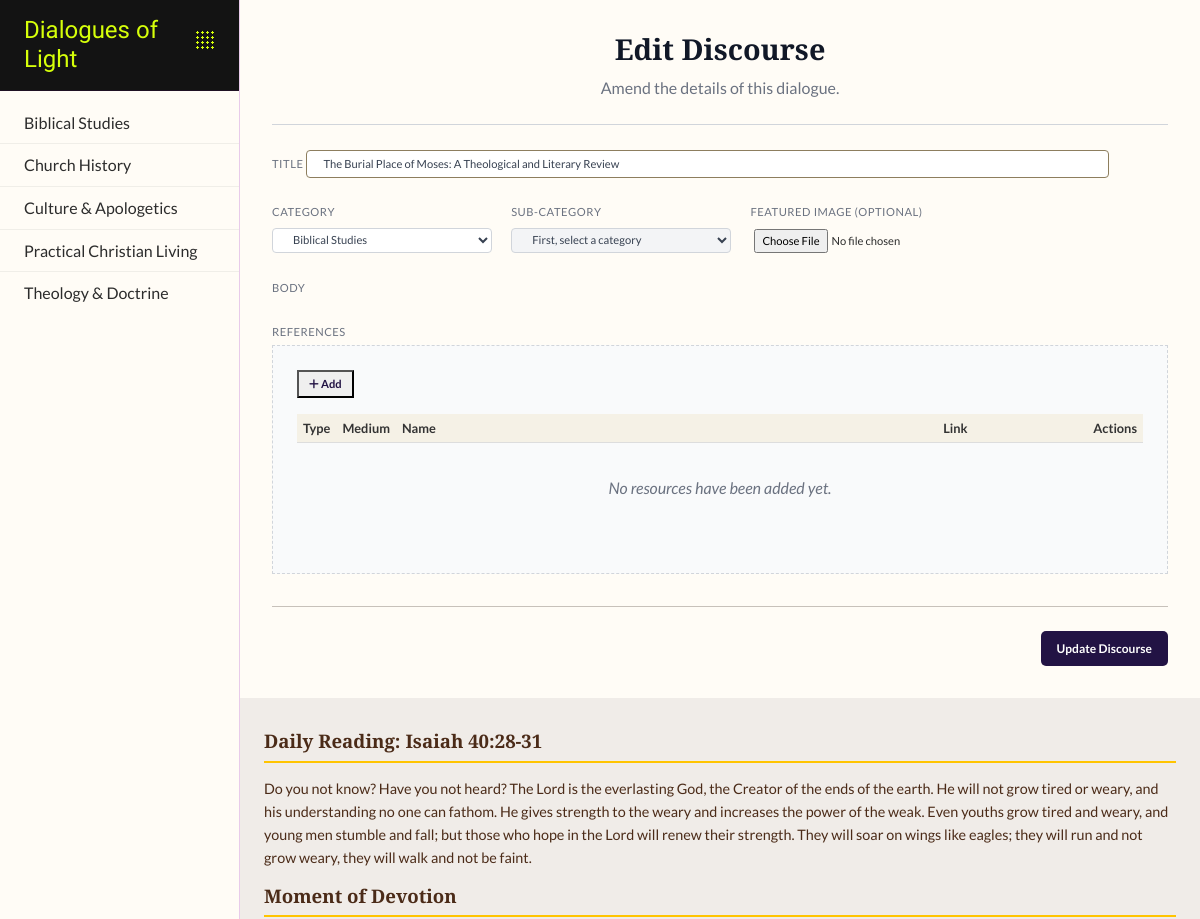
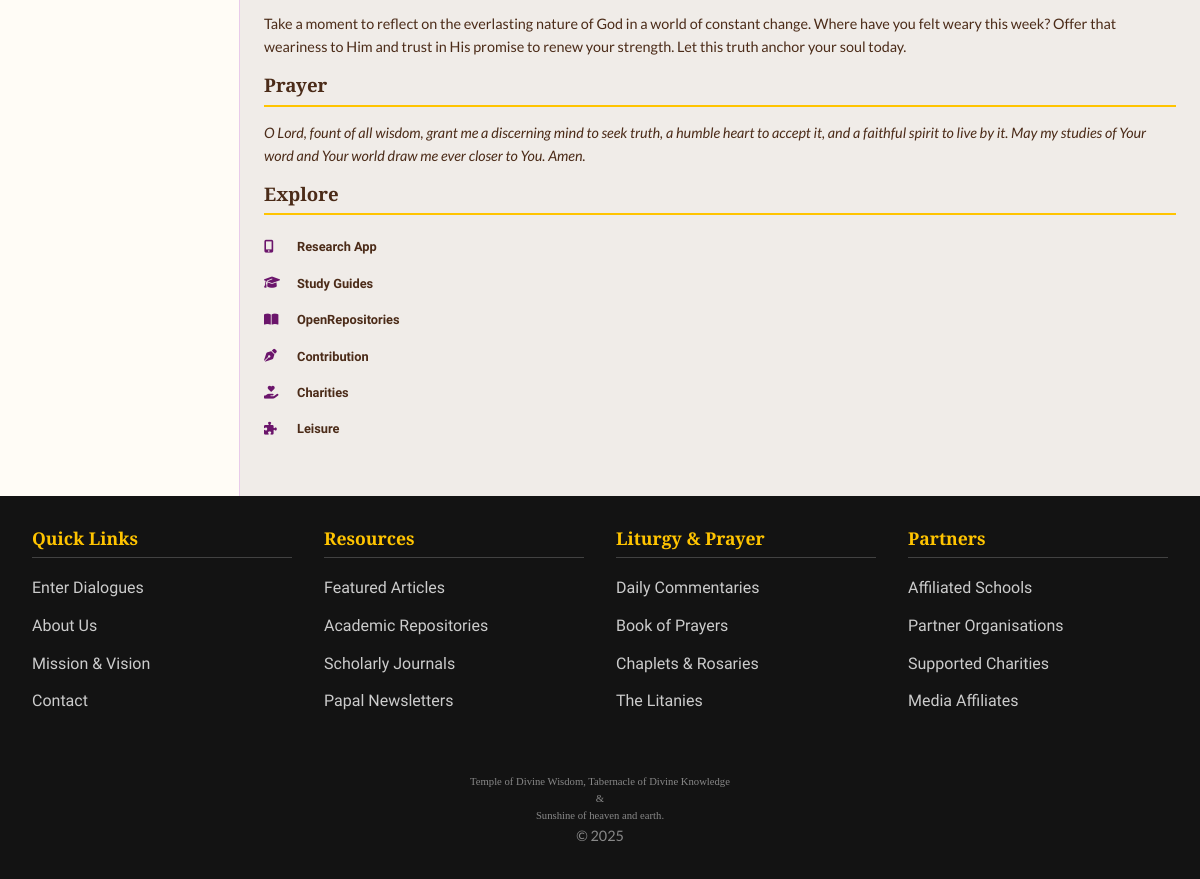
/discourse/edit/4 (signed in), run on the app's committed database (2 pictures, top to bottom).
### app/dol_db/models.py (models this page shows, shortened)
class Category(db.Model):
    __tablename__ = 'categories'
    id = db.Column(db.Integer, primary_key=True)
    name = db.Column(db.String(100), unique=True, nullable=False)
    subcategories = db.relationship('SubCategory', back_populates='category', lazy=True, cascade="all, delete-orphan")

class DiscourseBlog(db.Model):
    __tablename__ = 'discourse_blogs'
    id = db.Column(db.Integer, primary_key=True)
    user_id = db.Column(db.Integer, db.ForeignKey('users.id'), nullable=False)
    subcategory_id = db.Column(db.Integer, db.ForeignKey('subcategories.id'), nullable=False)
    reference = db.Column(db.String(50), unique=True, nullable=False, index=True)
    title = db.Column(db.String(255), nullable=False)
    body = db.Column(db.Text, nullable=False)
    date_posted = db.Column(db.DateTime, default=datetime.utcnow, index=True)
    is_approved = db.Column(db.Boolean, default=False, nullable=False)
    featured_image = db.Column(db.String(255), nullable=True)
    author = db.relationship('User', back_populates='discourses')
    resources = db.relationship('Resource', back_populates='discourse', lazy='joined', cascade="all, delete-orphan")
    comments = db.relationship('DiscourseComment', back_populates='discourse', lazy='dynamic', cascade="all, delete-orphan")
    subcategory = db.relationship('SubCategory', back_populates='discourses')

class SubCategory(db.Model):
    __tablename__ = 'subcategories'
    id = db.Column(db.Integer, primary_key=True)
    name = db.Column(db.String(100), nullable=False)
    category_id = db.Column(db.Integer, db.ForeignKey('categories.id'), nullable=False)
    category = db.relationship('Category', back_populates='subcategories')
    discourses = db.relationship('DiscourseBlog', back_populates='subcategory', lazy='dynamic')
    __table_args__ = (db.UniqueConstraint('name', 'category_id', name='_name_category_uc'),)

### app/dol_discourse/disc_routes.py (the view)
@discourse_bp.route('/edit/<int:discourse_id>', methods=['GET'])
@login_required
def edit_discourse(discourse_id):
    discourse = DiscourseBlog.query.options(
        joinedload(DiscourseBlog.resources),
        joinedload(DiscourseBlog.subcategory)
    ).get_or_404(discourse_id)
    is_author = discourse.user_id == current_user.id
    is_privileged = current_user.has_role('Admin') or current_user.has_role('Editor')
    if not is_author and not is_privileged:
        abort(403) # Forbidden
    discourse_data_for_js = {
        "id": discourse.id,
        "body": discourse.body,
        "subcategory_id": discourse.subcategory_id,
        "resources": [
            {
                "name": r.name,
                "type": r.type.name,    # Pass the Enum member NAME
                "medium": r.medium.name, # Pass the Enum member NAME
                "link": r.link,
            } for r in discourse.resources
        ]
    }
    all_categories = Category.query.order_by(Category.name).all()
    return render_template(
        'discourse.html',
        categories=all_categories,
        discourse=discourse, # Pass the full object for template logic
        discourse_data_for_js=json.dumps(discourse_data_for_js) # Pass JSON for JS
    )

### app/dol_discourse/templates/discourse/discourse.html (shortened to what this page needs)
{% extends "layout.html" %}
{% block head_extensions %}
    <link rel="stylesheet" href="{{ url_for('discourse.static', filename='discourse.css') }}">
    <link href="https://cdn.jsdelivr.net/npm/quill@2.0.3/dist/quill.snow.css" rel="stylesheet">
{% endblock %}
{% block content %}
<div class="editor-container-full-width">
    <div class="editor-header">
        <h3>{% if discourse %}Edit Discourse{% else %}Discourse Editor{% endif %}</h3>
        <p>{% if discourse %}Amend the details of this dialogue.{% else %}Craft and contribute a new dialogue for the community.{% endif %}</p>
    </div>
    <form id="discourse-editor-form"
          {% if discourse_data_for_js %}
          data-discourse-json="{{ discourse_data_for_js }}"
          {% endif %}>
        <div class="metadata-row">
            <div class="form-group-sm form-col-12">
                <label for="discourse-title-input">Title</label>
                <input type="text" id="discourse-title-input" name="title" required value="{{ discourse.title if discourse else '' }}">
            </div>
            <div class="form-group-sm form-col-2">
                <label for="discourse-category-select">Category</label>
                <select id="discourse-category-select" name="category" required>
                    {% for category in categories %}
                        <option value="{{ category.id }}" {% if discourse and discourse.subcategory.category_id == category.id %}selected{% endif %}>
                            {{ category.name }}
                        </option>
                    {% endfor %}
                </select>
            </div>
            <div class="form-group-sm form-col-2">
                <label for="discourse-subcategory-select">Sub-Category</label>
                <select id="discourse-subcategory-select" name="subcategory_id" required disabled>
                    <option value="">First, select a category</option>
                </select>
            </div>
            <div class="form-group-sm form-col-2">
                <label for="featured-image-input">Featured Image (Optional)</label>
                <input type="file" id="featured-image-input" name="featured_image" accept="image/jpeg, image/png, image/webp">
            </div>
        </div>
        <div class="form-group-sm">
            <label for="editor-target-div">Body</label>
        </div>
        {% if current_user.is_authenticated and (current_user.has_role('Admin') or current_user.has_role('Editor') or current_user.has_role('Writer')) %}
         <div class="form-group-sm">
        <label for="editor-target-div">References</label>
            <div class="resources-staging-area">
                <div class="section-header-with-button">
                    <button type="button" class="btn-add-resource" data-modal-target="add-resource-modal">
                        <i class="fas fa-plus"></i> Add
                    </button>
                </div>
                <div class="resources-table-container">
                    <table id="resources-table">
                        <thead>
                            <tr>
                                <th>Type</th>
                                <th>Medium</th>
                                <th>Name</th>
                                <th>Link</th>
                                <th>Actions</th>
                            </tr>
                        </thead>
                    </table>
                    <p id="no-resources-message">No resources have been added yet.</p>
                </div>
            </div>
        </div>
        {% else %}
            <p class="form-warning">You must be logged in as an Admin, Editor, or Writer to add resources.</p>
        {% endif %}
        <div class="form-footer">
            <button type="submit" class="btn-submit">{% if discourse %}Update Discourse{% else %}Save Discourse{% endif %}</button>
        </div>
    </form>
</div>
{% endblock %}

### app/templates/layout.html (shortened to what this page needs)
<!DOCTYPE html>
<html lang="en">
<head>
    <link rel="stylesheet" href="https://cdnjs.cloudflare.com/ajax/libs/font-awesome/6.4.0/css/all.min.css">
    <link rel="stylesheet" href="{{ url_for('static', filename='css/bootstrap.min.css') }}">
    <link rel="stylesheet" href="{{ url_for('static', filename='css/bootstrap-icons.css') }}">
    <link rel="stylesheet" href="{{ url_for('static', filename='css/style.css') }}">
    {% block head_extensions %}{% endblock %}
</head>
<body>
    <div class="site-grid">
        <nav class="main-nav " id="main-nav">
            <div class="logo-dropdown" >
                <div class="logo">
                    <a href="{{ url_for('main.splash') }}">
                        <h1>Dialogues of Light</h1>
                    </a>
                </div>
                <div class="header-accent-dots" id="logo-dropdown-trigger"></div>
            </div>
            <ul>
                {% for category in sidebar_data %}
                <li>
                    <a href="#" class="main-topic-link" data-topic-id="{{ category.id }}">
                        <span>{{ category.name }}</span>
                    </a>
                </li>
                {% endfor %}
            </ul>
        </nav>
        <main class="main-content">
            {% block content %}{% endblock %}
        </main>
        <aside class="right-sidebar">
            <div class="daily-content">
                <section id="daily-reading">
                    <h4>{{ daily_data.get('reading', {}).get('title', 'Daily Reading') }}</h4>
                    <p>{{ daily_data.get('reading', {}).get('body', 'Content unavailable.') }}</p>
                </section>
                <section id="daily-devotion">
                    <h4>{{ daily_data.get('devotion', {}).get('title', 'Moment of Devotion') }}</h4>
                    <p>{{ daily_data.get('devotion', {}).get('body', 'Content unavailable.') }}</p>
                </section>
                <section id="daily-prayer">
                    <h4>{{ daily_data.get('prayer', {}).get('title', 'Prayer') }}</h4>
                    <p><em>{{ daily_data.get('prayer', {}).get('body', 'Content unavailable.') }}</em></p>
                </section>
            </div>
            <div class="sidebar-links">
                <h4>Explore</h4>
                <ul>
                    <li><a href="#"><i class="fas fa-mobile-alt"></i> Research App</a></li>
                    <li><a href="#"><i class="fas fa-graduation-cap"></i> Study Guides</a></li>
                    <li><a href="#"><i class="fas fa-book-open"></i> OpenRepositories</a></li>
                    <li><a href="#"><i class="fas fa-pen-nib"></i> Contribution</a></li>
                    <li><a href="#"><i class="fas fa-hand-holding-heart"></i> Charities</a></li>
                    <li><a href="#"><i class="fas fa-puzzle-piece"></i> Leisure</a></li>
                </ul>
            </div>
        </aside>
    </div>
    <footer class="site-footer">
        <div class="footer-container">
            <div class="footer-column">
                <h4>Quick Links</h4>
                <ul>
                    <li><a href="{{ url_for('discourse.dialogues') }}">Enter Dialogues</a></li>
                    <li><a href="#">About Us</a></li>
                    <li><a href="#">Mission & Vision</a></li>
                    <li><a href="#">Contact</a></li>
                </ul>
            </div>
            <div class="footer-column">
                <h4>Resources</h4>
                <ul>
                    <li><a href="#">Featured Articles</a></li>
                    <li><a href="#">Academic Repositories</a></li>
                    <li><a href="#">Scholarly Journals</a></li>
                    <li><a href="#">Papal Newsletters</a></li>
                </ul>
            </div>
            <div class="footer-column">
                <h4>Liturgy & Prayer</h4>
                <ul>
                    <li><a href="#">Daily Commentaries</a></li>
                    <li><a href="#">Book of Prayers</a></li>
                    <li><a href="#">Chaplets & Rosaries</a></li>
                    <li><a href="#">The Litanies</a></li>
                </ul>
            </div>
            <div class="footer-column">
                <h4>Partners</h4>
                <ul>
                    <li><a href="#">Affiliated Schools</a></li>
                    <li><a href="#">Partner Organisations</a></li>
                    <li><a href="#">Supported Charities</a></li>
                    <li><a href="#">Media Affiliates</a></li>
                </ul>
            </div>
        </div>
        <div class="footer-bottom">
            <p class="tight-p">Temple of Divine Wisdom, Tabernacle of Divine Knowledge</p>
            <p class="tight-p">&</p>
            <p class="tight-p">Sunshine of heaven and earth.</p>
            <p>© {{ now().year }} </p>
        </div>
    </footer>
</body>
</html>

### data on the page
Category: name "Biblical Studies"
Category: name "Church History"
Category: name "Culture & Apologetics"
Category: name "Practical Christian Living"
Category: name "Theology & Doctrine"
DiscourseBlog: title "The Burial Place of Moses: A Theological and Literary Review"
SubCategory: category "Biblical Studies"

### other printed values
{{ daily_data.get('reading', {}).get('title', 'Daily Reading') }} "Daily Reading: Isaiah 40:28-31"
{{ daily_data.get('devotion', {}).get('title', 'Moment of Devotion') }} "Moment of Devotion"
{{ daily_data.get('prayer', {}).get('title', 'Prayer') }} "Prayer"
